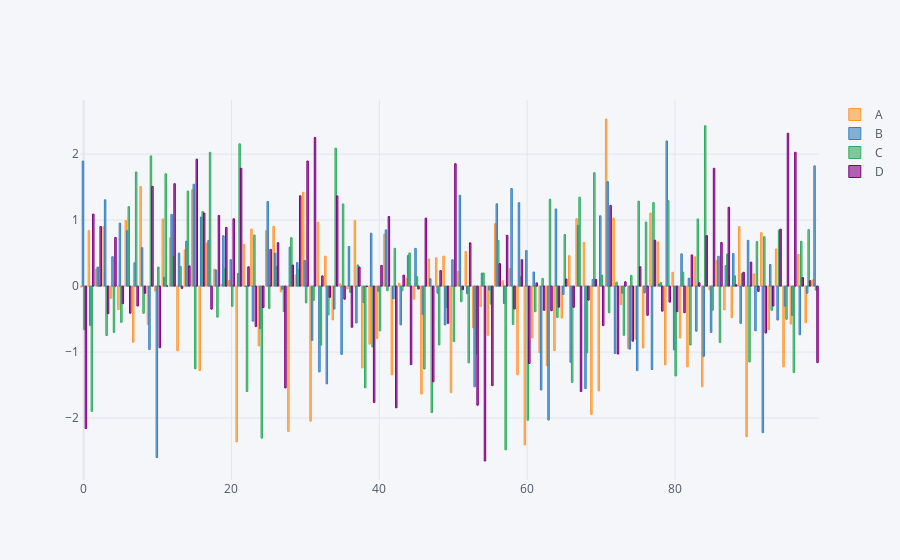

The notebook cell this image was saved under:
### Code cell
configure_plotly_browser_state()
df.iplot(kind='bar')
